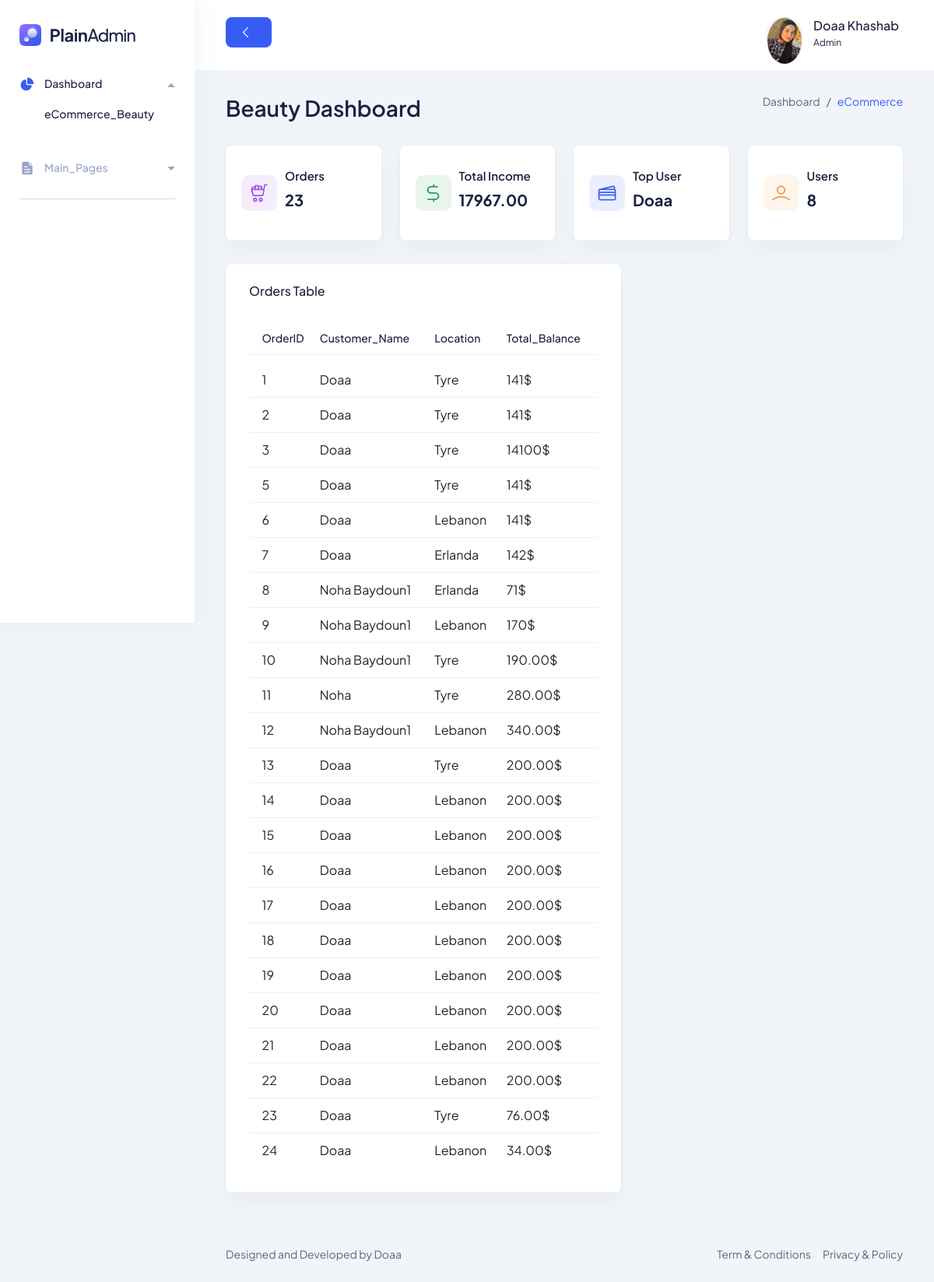
/BeautyAdminPanel/index.php, run on the app's committed database.
### tables this page shows
CREATE TABLE `orders` (
  `OrderID` int(11) NOT NULL,
  `username` varchar(255) NOT NULL,
  `location` varchar(255) NOT NULL,
  `total_price` varchar(11) NOT NULL
);

### BeautyAdminPanel/index.php (the view, shortened to what this page needs)
<?php
include 'db.php';
$sql = "SELECT * FROM orders";
$result = $conn->query($sql);
$orders = [];
$totalorders = 0;
if ($result->num_rows > 0) {
  while ($row = $result->fetch_assoc()) {
    $orders[] = $row;
    $totalorders++;
  }
}
$sql2 = "SELECT Count(`UserName`) AS total FROM `users`";
$result2 = $conn->query($sql2);
if ($result2->num_rows > 0) {
  $row2 = $result2->fetch_assoc();
  $customernumber = $row2['total'];
}
$sql3 = "SELECT `username`, MAX(CAST(`total_price` AS DECIMAL(10,2))) AS max_total_price
        FROM `orders`
        GROUP BY `username`
        ORDER BY max_total_price DESC
        LIMIT 1";
$result3 = $conn->query($sql3);
if ($result3->num_rows > 0) {
  $row3 = $result3->fetch_assoc();
  $customerName = $row3['username'];
}
$sql4 = "SELECT SUM(CAST(`total_price` AS DECIMAL(10,2))) AS total_income
        FROM `orders`";
$result4 = $conn->query($sql4);
if ($result4->num_rows > 0) {
  $row4 = $result4->fetch_assoc();
  $totalIncome = $row4['total_income'];
}
?>
<!DOCTYPE html>
<html lang="en">
<head>
  <link rel="stylesheet" href="assets/css/bootstrap.min.css" />
  <link rel="stylesheet" href="assets/css/lineicons.css" rel="stylesheet" type="text/css" />
  <link rel="stylesheet" href="assets/css/materialdesignicons.min.css" rel="stylesheet" type="text/css" />
  <link rel="stylesheet" href="assets/css/main.css" />
</head>
<body>
  <?php require_once('components/sidenavbar.php'); ?>
  <main class="main-wrapper">
    <?php require_once('components/header.php'); ?>
    <section class="section">
      <div class="container-fluid">
        <div class="title-wrapper pt-30">
          <div class="row align-items-center">
            <div class="col-md-6">
              <div class="title">
                <h2>Beauty Dashboard</h2>
              </div>
            </div>
            <div class="col-md-6">
              <div class="breadcrumb-wrapper">
                <nav aria-label="breadcrumb">
                  <ol class="breadcrumb">
                    <li class="breadcrumb-item">
                      <a href="#0">Dashboard</a>
                    </li>
                    <li class="breadcrumb-item active" aria-current="page">
                      eCommerce
                    </li>
                  </ol>
                </nav>
              </div>
            </div>
          </div>
        </div>
        <div class="row">
          <div class="col-xl-3 col-lg-4 col-sm-6">
            <div class="icon-card mb-30">
              <div class="icon purple">
                <i class="lni lni-cart-full"></i>
              </div>
              <div class="content">
                <h6 class="mb-10">Orders</h6>
                <h3 class="text-bold mb-10"><?= $totalorders ?></h3>
              </div>
            </div>
          </div>
          <div class="col-xl-3 col-lg-4 col-sm-6">
            <div class="icon-card mb-30">
              <div class="icon success">
                <i class="lni lni-dollar"></i>
              </div>
              <div class="content">
                <h6 class="mb-10">Total Income</h6>
                <h3 class="text-bold mb-10"><?= $totalIncome ?></h3>
              </div>
            </div>
          </div>
          <div class="col-xl-3 col-lg-4 col-sm-6">
            <div class="icon-card mb-30">
              <div class="icon primary">
                <i class="lni lni-credit-cards"></i>
              </div>
              <div class="content">
                <h6 class="mb-10">Top User</h6>
                <h3 class="text-bold mb-10"><?= $customerName ?></h3>
              </div>
            </div>
          </div>
          <div class="col-xl-3 col-lg-4 col-sm-6">
            <div class="icon-card mb-30">
              <div class="icon orange">
                <i class="lni lni-user"></i>
              </div>
              <div class="content">
                <h6 class="mb-10">Users</h6>
                <h3 class="text-bold mb-10"><?= $customernumber ?></h3>
              </div>
            </div>
          </div>
        </div>
        <div class="col-lg-7 ">
          <div class="card-style mb-30" style="align-items:center">
            <div class="title d-flex flex-wrap justify-content-between align-items-center">
              <div class="left">
                <h6 class="text-medium mb-30">Orders Table</h6>
              </div>
            </div>
            <div class="table-responsive align-items-center">
              <table class="table top-selling-table align-items-center">
                <thead>
                  <tr>
                    <th></th>
                    <th>
                      <h6 class="text-sm text-medium">OrderID</h6>
                    </th>
                    <th class="min-width">
                      <h6 class="text-sm text-medium">Customer_Name</h6>
                    </th>
                    <th class="min-width">
                      <h6 class="text-sm text-medium">Location</h6>
                    </th>
                    <th class="min-width">
                      <h6 class="text-sm text-medium">Total_Balance</h6>
                    </th>
                  </tr>
                </thead>
                <?php foreach ($orders as $order) : ?>
                  <tr>
                    <td></td>
                    <td><?= $order['OrderID'] ?></td>
                    <td><?= $order['username'] ?></td>
                    <td><?= $order['location'] ?></td>
                    <td><?= $order['total_price'] ?>$</td>
                  </tr>
                <?php endforeach; ?>
              </table>
            </div>
          </div>
        </div>
      </div>
    </section>
    <footer class="footer">
      <div class="container-fluid">
        <div class="row">
          <div class="col-md-6 order-last order-md-first">
            <div class="copyright text-center text-md-start">
              <p class="text-sm">
                Designed and Developed by
                Doaa
              </p>
            </div>
          </div>
          <div class="col-md-6">
            <div class="terms d-flex justify-content-center justify-content-md-end">
              <a href="#0" class="text-sm">Term & Conditions</a>
              <a href="#0" class="text-sm ml-15">Privacy & Policy</a>
            </div>
          </div>
        </div>
      </div>
    </footer>
  </main>
</body>
</html>

### data on the page
orders: OrderID "1", username "Doaa", location "Tyre", total_price "141"
orders: OrderID "2", username "Doaa", location "Tyre", total_price "141"
orders: OrderID "3", username "Doaa", location "Tyre", total_price "14100"
orders: OrderID "5", username "Doaa", location "Tyre", total_price "141"
orders: OrderID "6", username "Doaa", location "Lebanon", total_price "141"
orders: OrderID "7", username "Doaa", location "Erlanda", total_price "142"
orders: OrderID "8", username "Noha Baydoun1", location "Erlanda", total_price "71"
orders: OrderID "9", username "Noha Baydoun1", location "Lebanon", total_price "170"
orders: OrderID "10", username "Noha Baydoun1", location "Tyre", total_price "190.00"
orders: OrderID "11", username "Noha", location "Tyre", total_price "280.00"
orders: OrderID "12", username "Noha Baydoun1", location "Lebanon", total_price "340.00"
orders: OrderID "13", username "Doaa", location "Tyre", total_price "200.00"
orders: OrderID "14", username "Doaa", location "Lebanon", total_price "200.00"
orders: OrderID "15", username "Doaa", location "Lebanon", total_price "200.00"
orders: OrderID "16", username "Doaa", location "Lebanon", total_price "200.00"
orders: OrderID "17", username "Doaa", location "Lebanon", total_price "200.00"
orders: OrderID "18", username "Doaa", location "Lebanon", total_price "200.00"
orders: OrderID "19", username "Doaa", location "Lebanon", total_price "200.00"
orders: OrderID "20", username "Doaa", location "Lebanon", total_price "200.00"
orders: OrderID "21", username "Doaa", location "Lebanon", total_price "200.00"
orders: OrderID "22", username "Doaa", location "Lebanon", total_price "200.00"
orders: OrderID "23", username "Doaa", location "Tyre", total_price "76.00"
orders: OrderID "24", username "Doaa", location "Lebanon", total_price "34.00"

### other printed values
$totalorders "23"
$totalIncome "17967.00"
$customerName "Doaa"
$customernumber "8"
